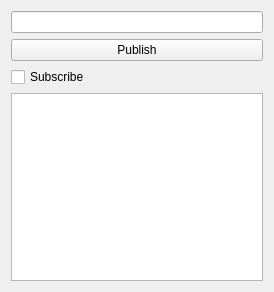
<?xml version="1.0" encoding="UTF-8"?>
<ui version="4.0">
 <class>TopicWindow</class>
 <widget class="QWidget" name="TopicWindow">
  <property name="geometry">
   <rect>
    <x>0</x>
    <y>0</y>
    <width>274</width>
    <height>292</height>
   </rect>
  </property>
  <property name="windowTitle">
   <string>Topic</string>
  </property>
  <layout class="QVBoxLayout" name="verticalLayout_2">
   <item>
    <layout class="QVBoxLayout" name="verticalLayout">
     <item>
      <widget class="QLineEdit" name="publishLineEdit"/>
     </item>
     <item>
      <widget class="QPushButton" name="publishButton">
       <property name="text">
        <string>Publish</string>
       </property>
      </widget>
     </item>
     <item>
      <widget class="QCheckBox" name="subscribeCheckBox">
       <property name="text">
        <string>Subscribe</string>
       </property>
      </widget>
     </item>
    </layout>
   </item>
   <item>
    <widget class="QTextEdit" name="subscribeTextEdit">
     <property name="readOnly">
      <bool>true</bool>
     </property>
    </widget>
   </item>
  </layout>
 </widget>
 <resources/>
 <connections/>
</ui>
